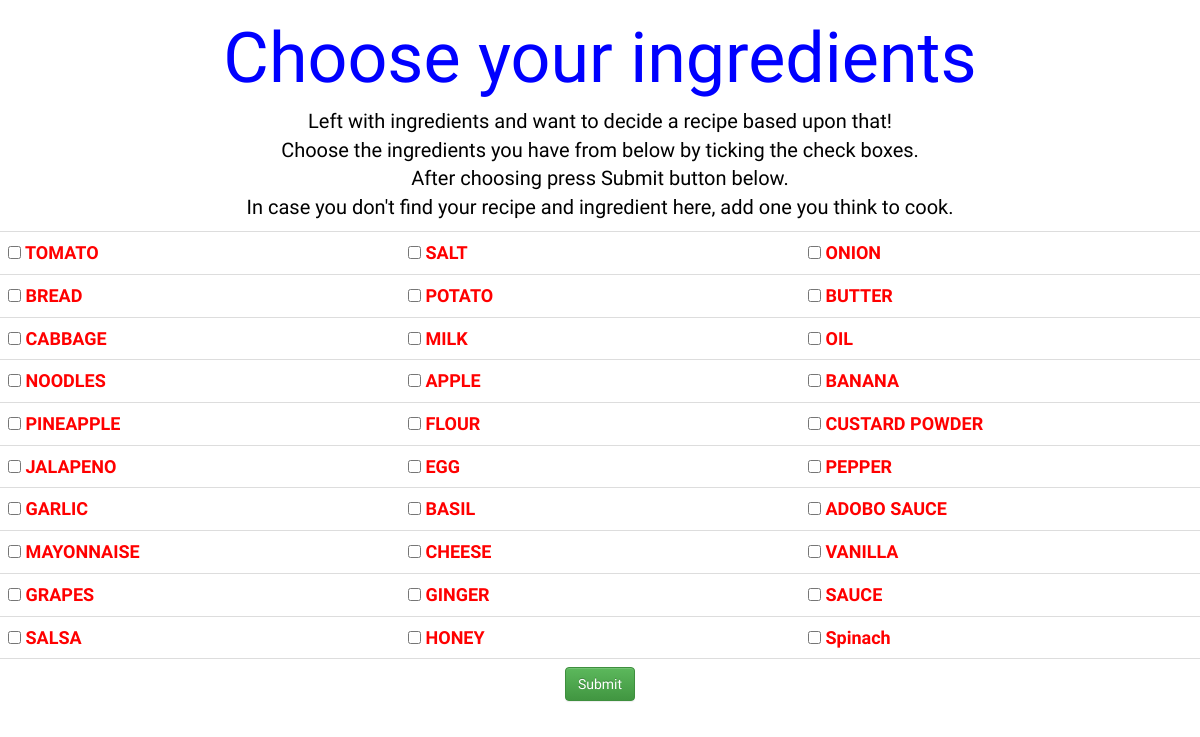
The page /show.php on the database its author committed.
### tables this page shows
CREATE TABLE `ingredient` (
  `i_id` int(11) NOT NULL,
  `i_name` varchar(10000) NOT NULL
);

### show.php (the view, shortened to what this page needs)
<head>
  <link rel="stylesheet" href="https://maxcdn.bootstrapcdn.com/bootstrap/3.3.7/css/bootstrap.min.css">
<link rel="stylesheet" href="https://maxcdn.bootstrapcdn.com/bootstrap/3.3.7/css/bootstrap.min.css">
<link rel="stylesheet" href="https://maxcdn.bootstrapcdn.com/bootstrap/3.3.7/css/bootstrap-theme.min.css">
</head>
<body>
<div class="hello">
<h2 align="center" style="color:blue;font-size:70px;font-family:Bellefair;">Choose your ingredients</h2><p style="color:black;font-size:20px;font-family:Salsa;" align="center">Left with ingredients and want to decide a recipe based upon that!<br>Choose the ingredients you have from below by ticking the check boxes.<br>After choosing press Submit button below.<br>In case you don't find your recipe and ingredient here, add one you think to cook.</p>
	<form action="" method="POST">
		<?php
			include('conn.php');
			$sql = "select * from ingredient";
			$re = $conn->query($sql);
			if($re){
			?><table align="center" class="table"><?php
				while($fes=$re->fetch_object()){
		?>
		<tr>
		<td width="20%" style="color:red;font-family:Kite one;font-size: 18px;font-weight:bold;"><input type="checkbox" name="ch[]" value="<?php echo $fes->i_id;?> ">
		<?php
			echo $fes->i_name;
		?></td>
		<?php if($fes=$re->fetch_object()){?>
		<td width="20%" style="color:red;font-family:Kite one;font-size: 18px;font-weight:bold;"><input type="checkbox" name="ch[]" value="<?php echo $fes->i_id;?> ">
		<?php
			echo $fes->i_name;
		}else{break;}?></td>
		<?php if($fes=$re->fetch_object()){?>
		<td width="20%" style="color:red;font-family:Kite one;font-size: 18px;font-weight:bold;"><input type="checkbox" name="ch[]" value="<?php echo $fes->i_id;?> ">
		<?php
			echo $fes->i_name;
				}
		else{break;}}}?></td>
		</tr>
	<tr><td colspan="3" align="center" style="font-family: salsa;font-size: 18px;">
		<input type="submit" name="submit" value="Submit" class="btn btn-success"></td></tr>
</table>
	</form>
</div>
</body>

### rows shown on the page
ingredient: i_name "TOMATO", ingredient.i_name "SALT", ingredient.i_name "ONION"
ingredient: i_name "BREAD", ingredient.i_name "POTATO", ingredient.i_name "BUTTER"
ingredient: i_name "CABBAGE", ingredient.i_name "MILK", ingredient.i_name "OIL"
ingredient: i_name "NOODLES", ingredient.i_name "APPLE", ingredient.i_name "BANANA"
ingredient: i_name "PINEAPPLE", ingredient.i_name "FLOUR", ingredient.i_name "CUSTARD POWDER"
ingredient: i_name "JALAPENO", ingredient.i_name "EGG", ingredient.i_name "PEPPER"
ingredient: i_name "GARLIC", ingredient.i_name "BASIL", ingredient.i_name "ADOBO SAUCE"
ingredient: i_name "MAYONNAISE", ingredient.i_name "CHEESE", ingredient.i_name "VANILLA"
ingredient: i_name "GRAPES", ingredient.i_name "GINGER", ingredient.i_name "SAUCE"
ingredient: i_name "SALSA", ingredient.i_name "HONEY", ingredient.i_name "Spinach"
